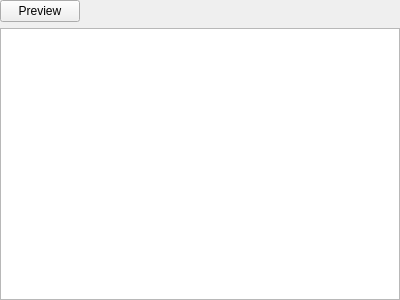
<?xml version="1.0" encoding="UTF-8"?>
<ui version="4.0">
 <class>TextAttachmentsEditWidget</class>
 <widget class="QWidget" name="TextAttachmentsEditWidget">
  <property name="geometry">
   <rect>
    <x>0</x>
    <y>0</y>
    <width>400</width>
    <height>300</height>
   </rect>
  </property>
  <property name="windowTitle">
   <string/>
  </property>
  <layout class="QVBoxLayout" name="verticalLayout">
   <property name="leftMargin">
    <number>0</number>
   </property>
   <property name="topMargin">
    <number>0</number>
   </property>
   <property name="rightMargin">
    <number>0</number>
   </property>
   <property name="bottomMargin">
    <number>0</number>
   </property>
   <item>
    <layout class="QHBoxLayout" name="horizontalLayout">
     <item>
      <widget class="Material::OutlinedButton" name="previewPushButton">
       <property name="symbol">
        <string notr="true">visibility</string>
       </property>
       <property name="text">
        <string>Preview</string>
       </property>
       <property name="checkable">
        <bool>false</bool>
       </property>
       <property name="checked">
        <bool>false</bool>
       </property>
      </widget>
     </item>
     <item>
      <spacer name="horizontalSpacer">
       <property name="orientation">
        <enum>Qt::Horizontal</enum>
       </property>
       <property name="sizeHint" stdset="0">
        <size>
         <width>40</width>
         <height>20</height>
        </size>
       </property>
      </spacer>
     </item>
    </layout>
   </item>
   <item>
    <widget class="QTextEdit" name="attachmentsTextEdit"/>
   </item>
  </layout>
 </widget>
 <customwidgets>
  <customwidget>
   <class>Material::OutlinedButton</class>
   <extends>QPushButton</extends>
   <header>gui/material/MaterialButtons.h</header>
  </customwidget>
 </customwidgets>
 <resources/>
 <connections/>
</ui>
